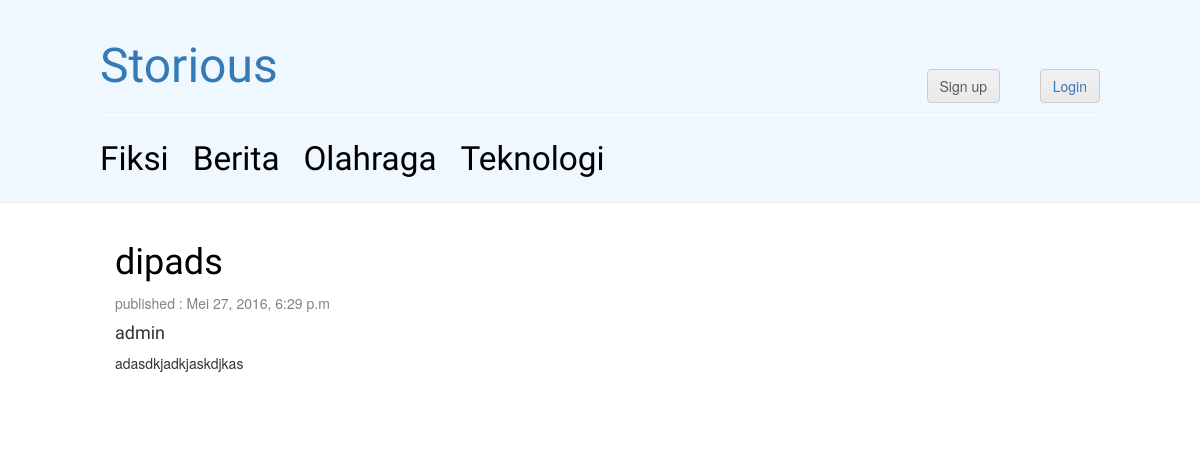
The app's page /post/1/ with its own data.
### core/models.py (models this page shows, shortened)
class Post(models.Model):
    author = models.ForeignKey(User)
    title = models.CharField(max_length=200)
    text = models.TextField()
    published = models.BooleanField()
    created_date = models.DateTimeField()
    published_date = models.DateTimeField(blank=True, null=True)
    category = models.CharField(max_length=50, choices=CATEGORY_CHOICES)

### core/views.py (the view)
# urls.py: url(r'^post/(?P<pk>\d+)/$', PostDetail.as_view(), name='post_detail'),
class PostDetail(DetailView):
    model = Post
    template_name = 'post_detail.html'
    context_object_name = 'post'

### core/templates/post_detail.html (shortened to what this page needs)
{% extends 'base.html' %}
{% block content %}
    <div class="row">
        <div class="col-md-8">
                <div class="post">
                    <h1><a href="{% url 'post_detail' pk=post.pk %}">{{ post.title }}</a></h1>
                    <div class="date">
                        <p>published : {{ post.published_date }}</p>
                    </div>
                    <h4>{{ post.author }}</h4>
                    <p>{{ post.text|linebreaks }}</p>
                </div>
        </div>
    </div>
    <div class="row">
    <div id="disqus_thread" class=" col-md-12" ></div>
    </div>
{% endblock %}

### core/static/css/blog.css (style rules this page uses)
h1, h2, h3, h4, .page-header div a { font-family: 'Lobster', cursive; }
.date { color: #828282; }
.post { margin-bottom: 70px; }
.post h1 a, .post h1 a:visited { color: #000000; }

### records on screen
Post: title "dipads", published_date "Mei 27, 2016, 6:29 p.m", author "admin", text "adasdkjadkjaskdjkas"
